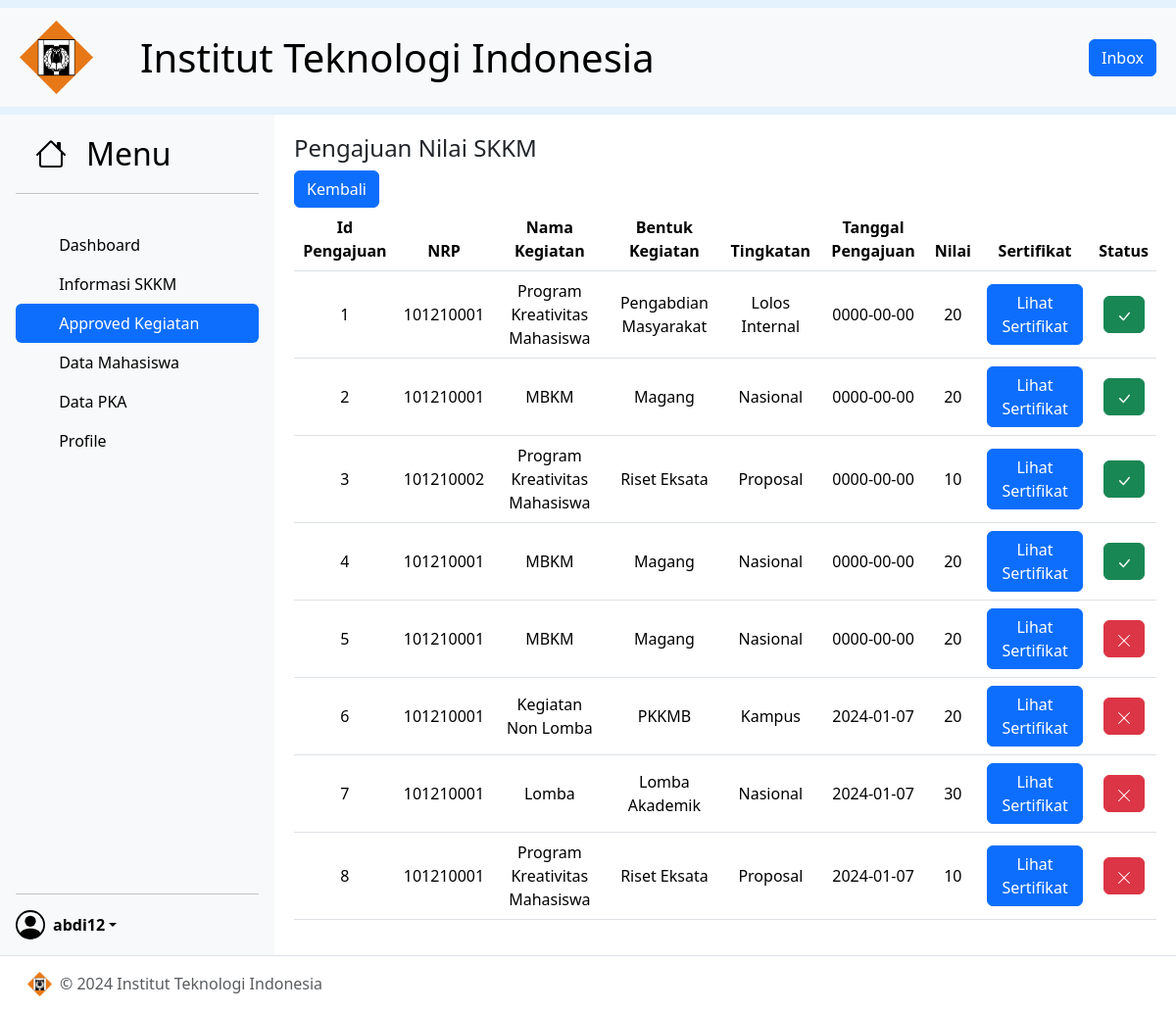
/admin/totalpengajuan.php (signed in), run on the app's committed database.
### tables this page shows
CREATE TABLE `pengajuan` (
  `id_pengajuan` int(11) NOT NULL,
  `nrp` int(16) DEFAULT NULL,
  `id_jnskegiatan` int(11) DEFAULT NULL,
  `status` int(3) DEFAULT NULL,
  `tanggal_pengajuan` date DEFAULT NULL,
  `nilai` int(3) NOT NULL,
  `foto` varchar(255) NOT NULL
);

CREATE TABLE `jenis_kegiatan` (
  `id_jnskegiatan` int(11) NOT NULL,
  `nama_kegiatan` varchar(255) NOT NULL,
  `bentuk_kegiatan` varchar(255) NOT NULL,
  `tingkatan` varchar(255) NOT NULL,
  `nilai_kegiatan` int(3) NOT NULL
);

### admin/role.php (called while the page is built, shortened)
<?php
include "../koneksi.php";
$username = $_SESSION['username'];
$querySQL1 = "SELECT * FROM admin WHERE username = '$username'";
$result1 = $koneksi->query($querySQL1);
$row1 = $result1->fetch_assoc();
?>

### admin/totalpengajuan.php (the view, shortened to what this page needs)
<?php
include "role.php";
include "../koneksi.php";
?>
<!DOCTYPE html>
<html lang="en">
<head>
    <link href="https://cdn.jsdelivr.net/npm/bootstrap@5.3.2/dist/css/bootstrap.min.css" rel="stylesheet">
    <link rel="stylesheet" href="asset/style/style.css">
</head>
<body>
<nav class="navbar" style="background-color: #e3f2fd;">
    <nav class="navbar bg-body-tertiary">
      <div class="container-fluid">
        <a class="navbar-brand" href="#">
          <img src="./asset/img/iti.png" alt="Logo" width="75" height="75" class="d-inline-block align-text-center">
          <span class="fs-1"><span class="me-5"></span>Institut Teknologi Indonesia</span>
        </a>
        <button type="button" onclick="location.href='pengajuan.php'" class="btn btn-primary position-relative">
          Inbox
        </button>
      </div>
    </nav>
  </nav>
  <div class="isi-content">
    <div class="d-flex flex-column flex-shrink-0 p-3 bg-body-tertiary" style="width: 280px; height: auto; min-height: 100vh;">
      <div class="side-judul">
        <a href="#" class="d-flex align-items-center mb-3 mb-md-0 me-md-auto link-body-emphasis text-decoration-none">
          <span class="fs-2">Menu</span>
        </a>
      </div>
      <hr>
      <ul class="nav nav-pills flex-column mb-auto">
        <li class="nav-item">
          <a href="index.php" class="nav-link link-body-emphasis" >
            <svg class="bi pe-none me-2" width="16" height="16"><use xlink:href="#home"></use></svg>
            Dashboard
          </a>
        </li>
        <li>
          <a href="informasi.php" class="nav-link link-body-emphasis">
            <svg class="bi pe-none me-2" width="16" height="16"><use xlink:href="#speedometer2"></use></svg>
            Informasi SKKM
          </a>
        </li>
        <li>
          <a href="pengajuan.php" class="nav-link active">
            <svg class="bi pe-none me-2" width="16" height="16"><use xlink:href="#speedometer2"></use></svg>
            Approved Kegiatan
          </a>
        </li>
        <li>
          <a href="datamahasiswa.php" class="nav-link link-body-emphasis">
            <svg class="bi pe-none me-2" width="16" height="16"><use xlink:href="#table"></use></svg>
            Data Mahasiswa
          </a>
        </li>
        <li>
          <a href="datapka.php" class="nav-link link-body-emphasis">
            <svg class="bi pe-none me-2" width="16" height="16"><use xlink:href="#table"></use></svg>
            Data PKA
          </a>
        </li>
        <li>
          <a href="profile.php" class="nav-link link-body-emphasis">
            <svg class="bi pe-none me-2" width="16" height="16"><use xlink:href="#grid"></use></svg>
            Profile
          </a>
        </li>
      </ul>
      <hr>
      <div class="dropdown">
        <a href="#" class="d-flex align-items-center link-body-emphasis text-decoration-none dropdown-toggle" data-bs-toggle="dropdown" aria-expanded="false">
          <strong><?php echo $row1['nama'] ?></strong>
        </a>
      </div>
    </div>
    <section class="data_mhs">
      <h4>Pengajuan Nilai SKKM</h4>
      <a class='btn btn-primary' role='button' href='pengajuan.php'>Kembali</a>
      <br>
        <table class="table align-middle">
            <thead>
              <tr>
                <th scope="col">Id Pengajuan</th>
                <th scope="col">NRP</th>
                <th scope="col">Nama Kegiatan</th>
                <th scope="col">Bentuk Kegiatan</th>
                <th scope="col">Tingkatan</th>
                <th scope="col">Tanggal Pengajuan</th>
                <th scope="col">Nilai</th>
                <th scope="col">Sertifikat</th>
                <th scope="col">Status</th>
              </tr>
            </thead>
            <tbody class="table-body">
              <?php
                $sql = "SELECT pengajuan.id_pengajuan, pengajuan.nrp, jenis_kegiatan.nama_kegiatan, jenis_kegiatan.bentuk_kegiatan, jenis_kegiatan.tingkatan, pengajuan.foto, pengajuan.tanggal_pengajuan, pengajuan.nilai, pengajuan.status
                FROM pengajuan
                INNER JOIN jenis_kegiatan ON pengajuan.id_jnskegiatan = jenis_kegiatan.id_jnskegiatan";
                $result = $koneksi->query($sql);
                if ($result->num_rows > 0) {
                  while($row = $result->fetch_assoc()) {
                    if ($row['status'] == 1){
                        $info = "<button type='button' class='btn btn-success' data-bs-container='body' data-bs-toggle='popover' data-bs-placement='left' data-bs-content='Disetujui'>
                        <div class='status'>
                            <svg xmlns='http://www.w3.org/2000/svg' width='16' height='16' fill='currentColor' class='bi bi-check-lg' viewBox='0 0 16 16'>
                                <path d='M12.736 3.97a.733.733 0 0 1 1.047 0c.286.289.29.756.01 1.05L7.88 12.01a.733.733 0 0 1-1.065.02L3.217 8.384a.757.757 0 0 1 0-1.06.733.733 0 0 1 1.047 0l3.052 3.093 5.4-6.425a.247.247 0 0 1 .02-.022'/>
                            </svg>
                        </div>
                        </button>";
                        } else if ($row['status'] == 2){
                        $info = "<button type='button' class='btn btn-danger' data-bs-container='body' data-bs-toggle='popover' data-bs-placement='left' data-bs-content='Ditolak'>
                        <div class='status'>
                            <svg xmlns='http://www.w3.org/2000/svg' width='16' height='16' fill='currentColor' class='bi bi-x-lg' viewBox='0 0 16 16'>
                                <path d='M2.146 2.854a.5.5 0 1 1 .708-.708L8 7.293l5.146-5.147a.5.5 0 0 1 .708.708L8.707 8l5.147 5.146a.5.5 0 0 1-.708.708L8 8.707l-5.146 5.147a.5.5 0 0 1-.708-.708L7.293 8z'/>
                            </svg>
                        </div>
                        </button>";
                        } else {
                        $info = "<button type='button' class='btn btn-warning' data-bs-container='body' data-bs-toggle='popover' data-bs-placement='left' data-bs-content='Pending'>
                            <span class='spinner-border spinner-border-sm' aria-hidden='true'></span>
                            <span class='visually-hidden' role='status'>Pending</span>
                        </button>";
                    }
                    echo"
                      <tr>
                        <td>".$row["id_pengajuan"]."</td>
                        <td>".$row["nrp"]."</td>
                        <td>".$row["nama_kegiatan"]."</td>
                        <td>".$row["bentuk_kegiatan"]."</td>
                        <td>".$row["tingkatan"]."</td>
                        <td>".$row["tanggal_pengajuan"]."</td>
                        <td>".$row["nilai"]."</td>
                        <td>
                          <div>
                            <a class='btn btn-primary' role='button' href='readsertif.php?id=".$row["id_pengajuan"]."'>Lihat Sertifikat</a>
                          </div>
                        </td>
                        <td>
                          <div>
                            $info
                          </div>
                        </td>
                      </tr>";
                  }
                }
              ?>
            </tbody>
        </table>
    </section>
    </div>
  <div class="footer">
    <footer class="d-flex flex-wrap justify-content-between align-items-center py-3 border-top">
      <div class="footer-content">
        <div class="col-md-4 px-2 d-flex align-items-center">
          <a href="#" class="mb-3 me-2 mb-md-0 text-body-secondary text-decoration-none lh-1">
            <img src="./asset/img/iti.png" alt="Logo" width="25" height="25" class="d-inline-block align-text-center">
          </a>
          <span class="mb-3 mb-md-0 text-body-secondary">© 2024 Institut Teknologi Indonesia</span>
        </div>
      </div>
    </footer>
  </div>
</body>
</html>

### admin/asset/style/style.css (style rules this page uses)
* { box-sizing: border-box; }
html, body { margin: 0; padding: 0; height: 100%; }
.isi-content { min-height: 100vh; display: flex ; }
nav { width: 100%; }
.navbar a { display: flex; align-items: center; }
.side-judul { padding-left: 1rem; }
.side-judul span { padding-left: 0.5rem; }
.data_mhs { width: 100%; height: auto; padding: 20px; }
th, td { text-align: center; }
.container-fluid { padding: 0px 20px; }
.footer-content { width: 100%; padding-left: 20px; }
.status svg { animation: zoom 1s ease infinite; }
a { text-decoration: none; }
dl, ol, ul { margin-top: 1rem; margin-bottom: 1rem; }

### data on the page
pengajuan: id_pengajuan "1", nrp "101210001", id_jnskegiatan.nama_kegiatan "Program Kreativitas Mahasiswa", id_jnskegiatan.bentuk_kegiatan "Pengabdian Masyarakat", id_jnskegiatan.tingkatan "Lolos Internal", tanggal_pengajuan "0000-00-00", nilai "20", status 1 (drawn)
pengajuan: id_pengajuan "2", nrp "101210001", id_jnskegiatan.nama_kegiatan "MBKM", id_jnskegiatan.bentuk_kegiatan "Magang", id_jnskegiatan.tingkatan "Nasional", tanggal_pengajuan "0000-00-00", nilai "20", status 1 (drawn)
pengajuan: id_pengajuan "3", nrp "101210002", id_jnskegiatan.nama_kegiatan "Program Kreativitas Mahasiswa", id_jnskegiatan.bentuk_kegiatan "Riset Eksata", id_jnskegiatan.tingkatan "Proposal", tanggal_pengajuan "0000-00-00", nilai "10", status 1 (drawn)
pengajuan: id_pengajuan "4", nrp "101210001", id_jnskegiatan.nama_kegiatan "MBKM", id_jnskegiatan.bentuk_kegiatan "Magang", id_jnskegiatan.tingkatan "Nasional", tanggal_pengajuan "0000-00-00", nilai "20", status 1 (drawn)
pengajuan: id_pengajuan "5", nrp "101210001", id_jnskegiatan.nama_kegiatan "MBKM", id_jnskegiatan.bentuk_kegiatan "Magang", id_jnskegiatan.tingkatan "Nasional", tanggal_pengajuan "0000-00-00", nilai "20", status 2 (drawn)
pengajuan: id_pengajuan "6", nrp "101210001", id_jnskegiatan.nama_kegiatan "Kegiatan Non Lomba", id_jnskegiatan.bentuk_kegiatan "PKKMB", id_jnskegiatan.tingkatan "Kampus", tanggal_pengajuan "2024-01-07", nilai "20", status 2 (drawn)
pengajuan: id_pengajuan "7", nrp "101210001", id_jnskegiatan.nama_kegiatan "Lomba", id_jnskegiatan.bentuk_kegiatan "Lomba Akademik", id_jnskegiatan.tingkatan "Nasional", tanggal_pengajuan "2024-01-07", nilai "30", status 2 (drawn)
pengajuan: id_pengajuan "8", nrp "101210001", id_jnskegiatan.nama_kegiatan "Program Kreativitas Mahasiswa", id_jnskegiatan.bentuk_kegiatan "Riset Eksata", id_jnskegiatan.tingkatan "Proposal", tanggal_pengajuan "2024-01-07", nilai "10", status 2 (drawn)

### other printed values
$row1['nama'] "abdi12"
